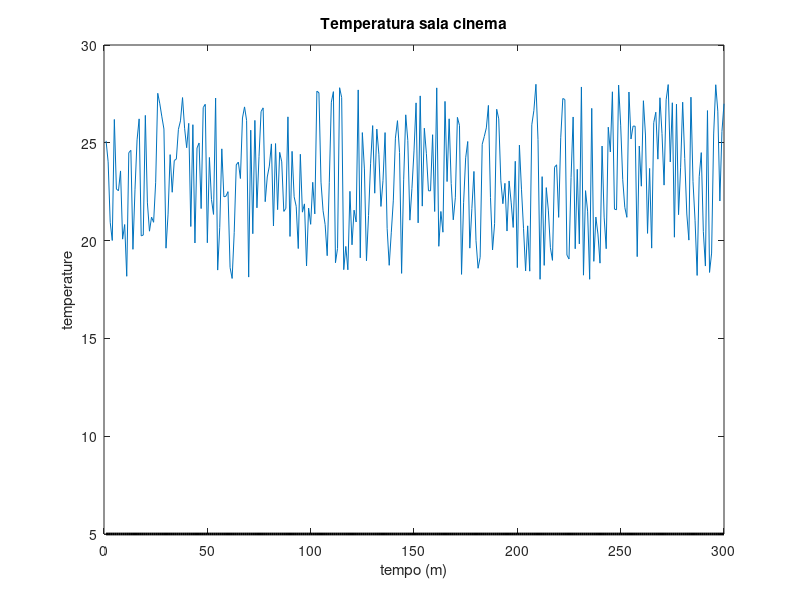

The MATLAB source for this figure: (Note: this script raises an error after producing the figure.)
minima=18;
massima=28;
minuti_totali=5*60;
temp=(massima-minima).*rand(1,minuti_totali)+minima;

soglia=input('Inserire la soglia: ');
costoAlMinuto=input('Inserire il costo del gas al minuto: ');

% versione "sbagliata"
% minutiAccesa=[];
% L=1;
% for K=1:minuti_totali
%    if(temp(K)<soglia)
%       minutiAccesa(L) = K;
%       L=L+1;
%    end
% end

minutiAccesa=find(temp<soglia);


if(length(minutiAccesa)>30)
    costoTotale=length(minutiAccesa)*costoAlMinuto*0.80;
else
    costoTotale=length(minutiAccesa)*costoAlMinuto;
end

fprintf('Costo totale per %d minuti: %.2f Euro\n', length(minutiAccesa),...
    costoTotale);

x=1:minuti_totali;
plot(x,temp);
hold on
ylabel('temperature');
xlabel('tempo (m)');
title('Temperatura sala cinema');

y=ones(1,minuti_totali)*soglia;
plot(x,y,'k','LineWidth',2);

temp1=temp(minutiAccesa);
x1=x(minutiAccesa);
plot(x1,temp1,'Xr');
hold off

